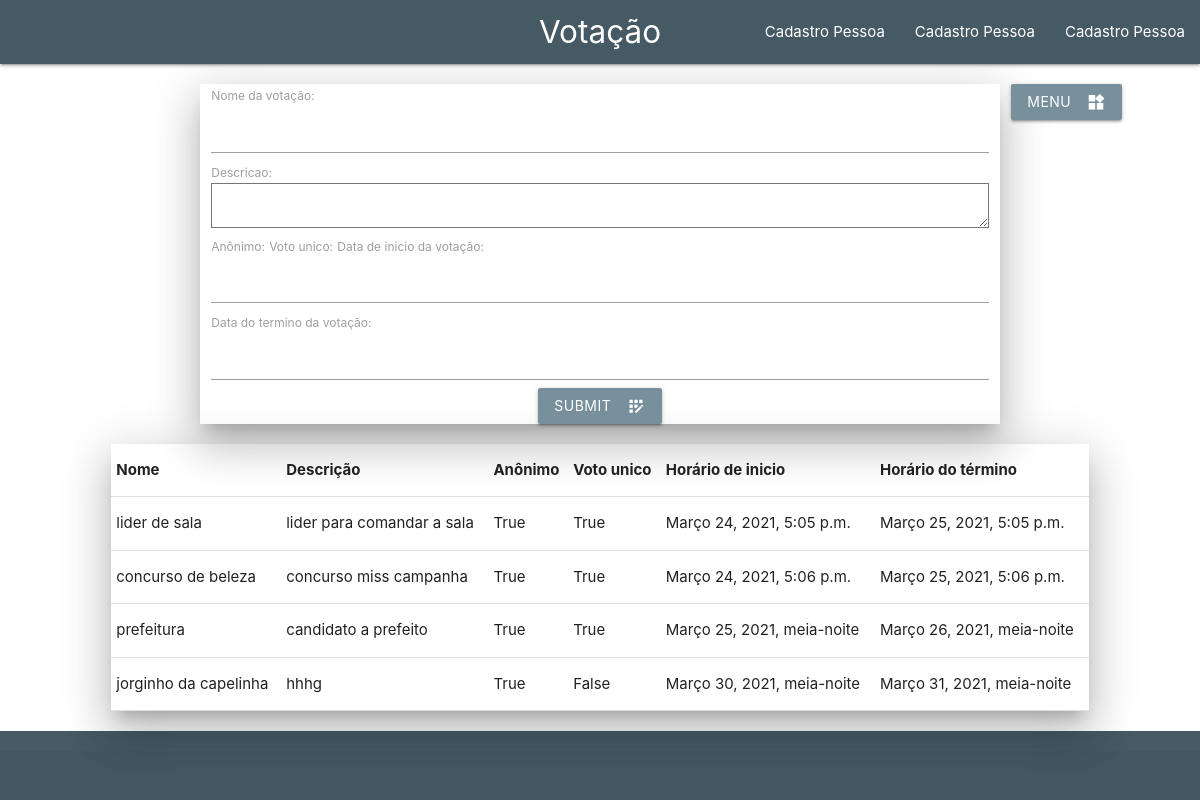
/cadastro/registrar-votacao/, run on an earlier commit of the app's database.
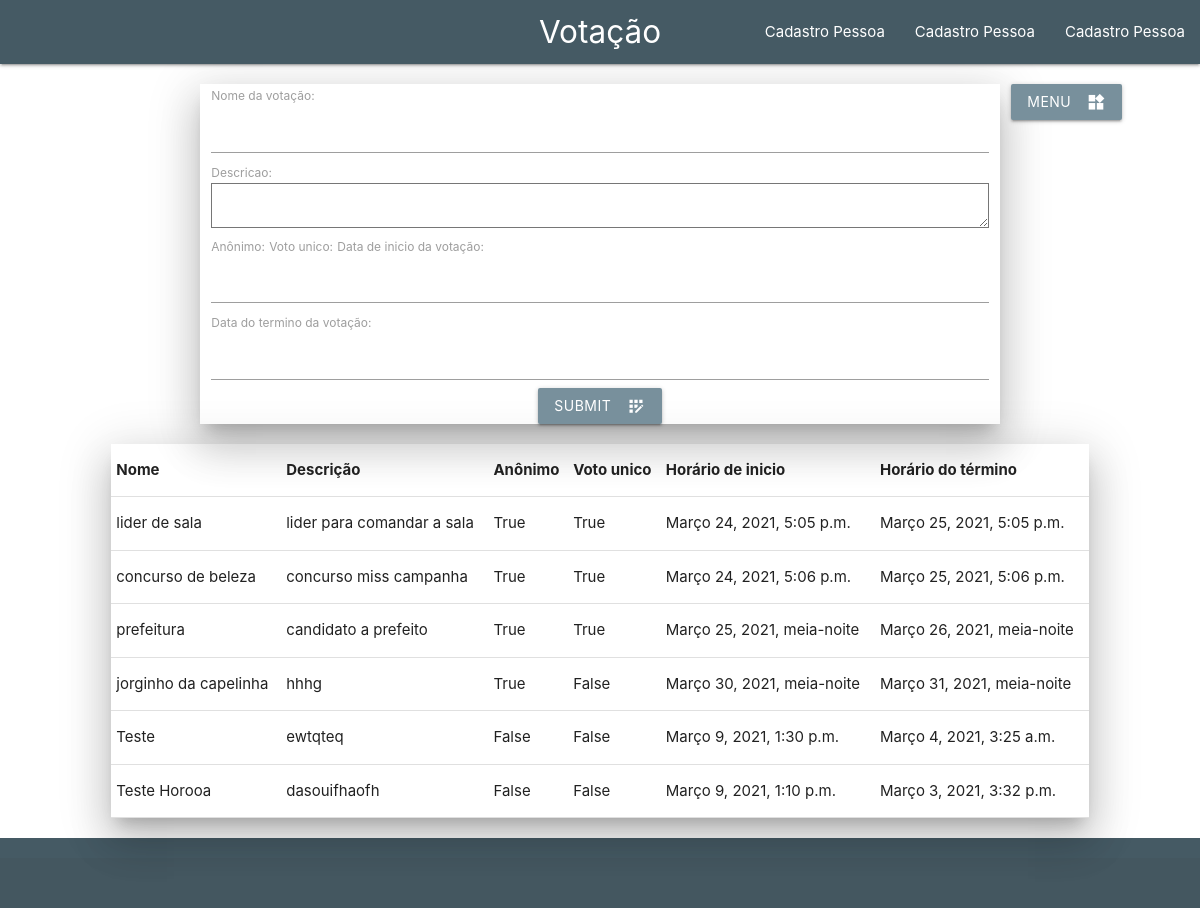
And on a later commit of the database.
### cadastro/models.py (models this page shows, shortened)
class Votacao(models.Model):
    nome_completo = models.CharField(
        verbose_name="Nome da votação",
        max_length=194,
    )
    descricao = models.TextField(
        verbose_name="Descricao",
        max_length=350,
    )
    anonimo = models.BooleanField(
        verbose_name="Anônimo",
    )
    voto_unico = models.BooleanField(
        verbose_name="Voto unico",
    )
    horario_inicio = models.DateTimeField(
        verbose_name="Data de inicio da votação",
        auto_now=False,
        blank=True,
        null=True,
    )
    horario_termino = models.DateTimeField(
        verbose_name="Data do termino da votação",
        auto_now=False,
        blank=True,
        null=True,
    )
    horario_criacao = models.DateTimeField(
        verbose_name="Horário de criação",
        auto_now_add=True,
    )
    class Meta:
        verbose_name = "Votação"
        verbose_name_plural = "Votações"
        db_table = "votacao"

### cadastro/views.py (the view)
# urls.py: path('registrar-votacao/', views.registrar_votacao, name="registrar_votacao"),
def registrar_votacao(request):
    form = Votacaoform()
    todas_votacoes = Votacao.objects.all()
    if request.method == "POST":
        form = Votacaoform(request.POST)
        print(form['horario_inicio'])
        if form.is_valid():
            form.save()
            return redirect("registrar_votacao")
    context = {
        "form": form,
        "todas_votacoes": todas_votacoes,
        "nome_pagina": "Votação",
    }
    return render(request, "registrar_votacao.html", context)

### cadastro/forms.py
class Votacaoform(forms.ModelForm):
    class Meta:
        model = Votacao
        fields = ["nome_completo","descricao","anonimo","voto_unico","horario_inicio","horario_termino"]

### templates/registrar_votacao.html (shortened to what this page needs)
{%extends "base.html" %}
{% load materializecss %}
{%block conteudo%}
<main>
    <div class="row ">
        <div class="col s8 offset-s2 container z-depth-5 margin20 ">
            <form method="post">
                {{ form|materializecss }}
                <div class="center ">
                    <button class="btn waves-effect blue-grey lighten-1 z-depth-1" type="submit" name="action">Submit
                        <i class="material-icons right">app_registration</i>
                    </button>
                </div>
            </form>
        </div>
        <div class="col s2 margin20 ">
            <a class=" btn waves-effect blue-grey lighten-1 z-depth-1 " href="{% url 'index'%}">
                <i class="material-icons right">widgets</i>Menu
            </a>
        </div>
        <div class="col s10 offset-s1">
            <table class="z-depth-5 ">
                <thead>
                  <tr>
                      <th>Nome</th>
                      <th>Descrição</th>
                      <th>Anônimo</th>
                      <th>Voto unico</th>
                      <th>Horário de inicio</th>
                      <th>Horário do término</th>
                  </tr>
                </thead>
                <tbody>
                    {%for x in todas_votacoes%}
                        <tr>
                            <td>{{x.nome_completo}}</td>
                            <td>{{x.descricao}}</td>
                            <td>{{x.anonimo}}</td>
                            <td>{{x.voto_unico}}</td>
                            <td>{{x.horario_inicio}}</td>
                            <td>{{x.horario_termino}}</td>
                        </tr>
                    {%endfor%}
                </tbody>
            </table>
        </div>
    </div>
</main>
{%endblock conteudo%}

### templates/base.html (shortened to what this page needs)
<!DOCTYPE html>
{% load static %}
<html lang="en">
<head>
    <link type="text/css" rel="stylesheet" href="{% static 'css/materialize.min.css' %}"  media="screen,projection"/>
    <link rel="stylesheet" href="{% static 'css/custom.css' %}">
</head>
<body>
    <header>
        <nav>
            <div class="nav-wrapper blue-grey darken-2">
                <a href="#" class="brand-logo center">{{nome_pagina}}</a>
                <ul id="nav-mobile" class="right hide-on-med-and-down">
                    <li><a  href="{% url 'registrar_pessoa'%}">Cadastro Pessoa</a></li>
                    <li><a  href="{% url 'registrar_votacao'%}">Cadastro Pessoa</a></li>
                    <li><a  href="{% url 'registrar_opcao_voto'%}">Cadastro Pessoa</a></li>
                </ul>
            </div>
        </nav>
    </header>
    {% block conteudo %}{% endblock conteudo %}
    <footer class="page-footer blue-grey darken-2">
        <div class="footer-copyright ">
        </div>
      </footer>
</body>
</html>

### static/css/custom.css (style rules this page uses)
.margin20 { margin-top: 20px; margin-bottom: 20px; }

What changed in the data, as far as the page shows it:
added Votacao: nome_completo "Teste", descricao "ewtqteq", anonimo "False", voto_unico "False", horario_inicio "Março 9, 2021, 1:30 p.m.", horario_termino "Março 4, 2021, 3:25 a.m."
added Votacao: nome_completo "Teste Horooa", descricao "dasouifhaofh", anonimo "False", voto_unico "False", horario_inicio "Março 9, 2021, 1:10 p.m.", horario_termino "Março 3, 2021, 3:32 p.m."
